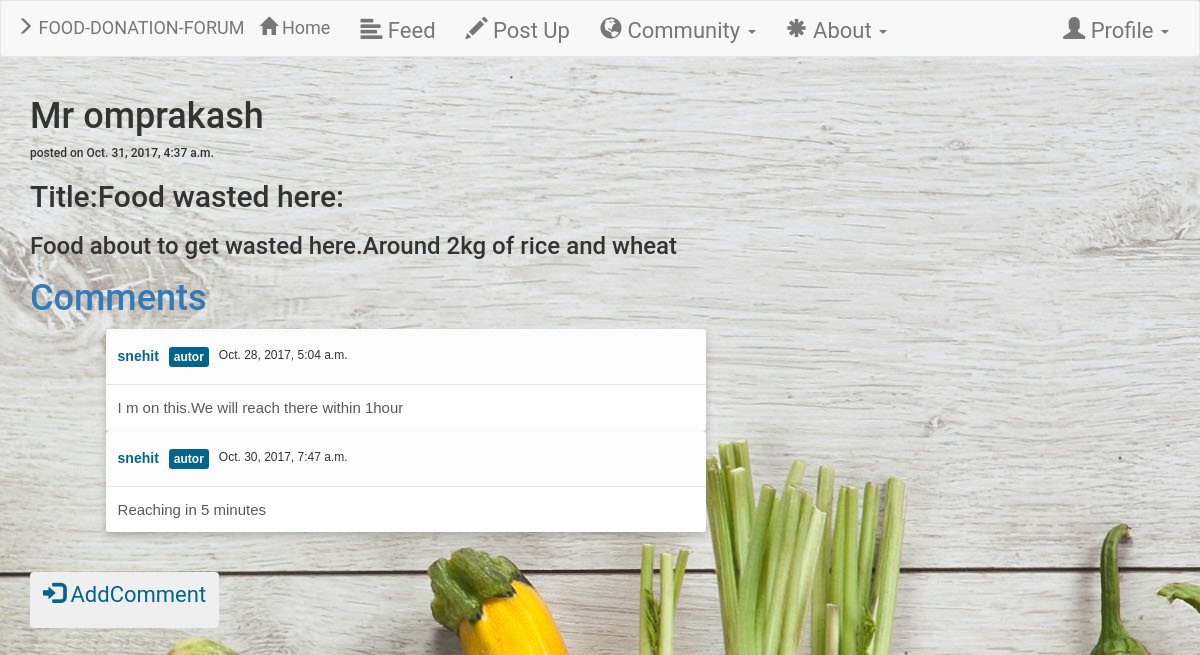
/posts/3/, run on the app's committed database.
### Devs/models.py (models this page shows, shortened)
class post(models.Model):
    title = models.CharField(max_length=250,null=True, blank=True)
    location = models.CharField(max_length=250)
    Address =  models.CharField(max_length=250)
    content = models.CharField(max_length=1000)
    user = models.ForeignKey(User,null=True, blank=True)
    author = models.CharField(max_length=250,null=True, blank=True)
    date=models.DateTimeField(auto_now=True)

class comment(models.Model):
    post=models.ForeignKey(post,on_delete=models.CASCADE)
    context = models.CharField(max_length=1000)
    user1=models.ForeignKey(User)
    date=models.DateTimeField(auto_now=True)

### Devs/views.py (the view)
# urls.py: url(r'^posts/(?P<post_id>[0-9]+)/$',views.postdetail,name='postdetail'),
def postdetail(request, post_id):
    return render(request, 'postdetail.html', {'post': post.objects.get(pk=post_id)})

### templates/postdetail.html (shortened to what this page needs)
{% extends 'base.html' %}
{% block body %}
<link rel="stylesheet" href="Devs/style2.css">
<div class="container">
<link href="https://maxcdn.bootstrapcdn.com/font-awesome/4.6.3/css/font-awesome.min.css" rel="stylesheet">
        <h1 >{{post.author}}<h6>posted on {{post.date}}</h6></h1>
      <p>
        <h2>Title:{{post.title}}:</h2>
        <h3>{{post.content}}</h3>
      </p>
<h1 class="text-primary"> Comments </h1>
  {% for comment in post.comment_set.all %}
      <div class ="card">
      <div class="comment-main-level">
        <div class="comment-box">
          <div class="comment-head">
            <h4 class="comment-name by-author">{{comment.user1}}</h4>
            <h6 >{{comment.date}}</h6>
          </div>
          <div class="comment-content">
            {{comment.context}}
        </div>
      </div>
    </div>
</div>
  {% endfor %}
  <br>
  <br>
<div class="btn-group">
    <button class="btn btn-secondary " >
       <p class="text-white"><a href = "{% url 'Devs:createcomment' post.id %}"><span class="glyphicon glyphicon-log-in"></span> AddComment </a></p></button>
</div>
</div>
{% endblock %}

### Devs/static/Devs/style.css (style rules this page uses)
body { background : white url("images/background.jpg"); }

### Devs/static/Devs/style2.css (style rules this page uses)
a { color: #03658c; text-decoration: none; }
body { font-family: 'Roboto', Arial, Helvetica, Sans-serif, Verdana; }
.comment-main-level:after { content: ''; width: 0; height: 0; display: block; clear: both; }
.comment-box .comment-head { background: #FCFCFC; padding: 10px 12px; border-bottom: 1px solid #E5E5E5; overflow: hidden; -webkit-border-radius: 4px 4px 0 0; -moz-border-radius: 4px 4px 0 0; border-radius: 4px 4px 0 0; }
.comment-box .comment-name { color: #283035; font-size: 14px; font-weight: 700; float: left; margin-right: 10px; }
.comment-box .comment-content { background: #FFF; padding: 12px; font-size: 15px; color: #595959; -webkit-border-radius: 0 0 4px 4px; -moz-border-radius: 0 0 4px 4px; border-radius: 0 0 4px 4px; }
.comment-box .comment-name.by-author, .comment-box .comment-name.by-author a { color: #03658c; }
.comment-box .comment-name.by-author:after { content: 'autor'; background: #03658c; color: #FFF; font-size: 12px; padding: 3px 5px; font-weight: 700; margin-left: 10px; -webkit-border-radius: 3px; -moz-border-radius: 3px; border-radius: 3px; }

### templates/base.html (style rules this page uses)
.card { box-shadow: 0 4px 8px 0 rgba(0, 0, 0, 0.2); max-width: 600px; margin-left: 2cm; text-align: left; font-family: arial; }
a { text-decoration: none; font-size: 22px; color: black; }

### data on the page
post: author "Mr omprakash", date "Oct. 31, 2017, 4:37 a.m.", title "Food wasted here", content "Food about to get wasted here.Around 2kg of rice and wheat"
comment: user1 "snehit", date "Oct. 28, 2017, 5:04 a.m.", context "I m on this.We will reach there within 1hour"
comment: user1 "snehit", date "Oct. 30, 2017, 7:47 a.m.", context "Reaching in 5 minutes"
